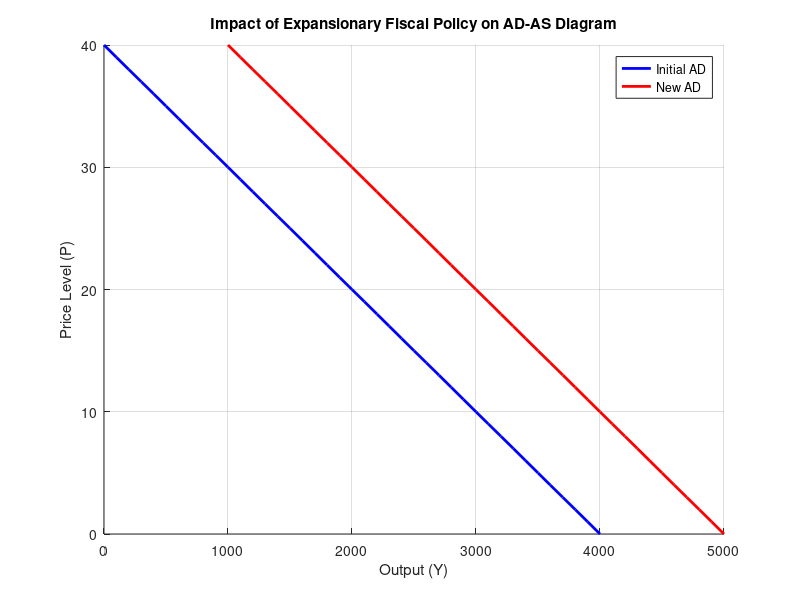

The MATLAB source for this figure:
% Given parameters
MPC = 0.8; % Marginal Propensity to Consume
delta_G = 200; % Increase in government spending (in billions)

% 1. Calculate the spending multiplier and total increase in GDP
multiplier = 1 / (1 - MPC); % Spending multiplier formula
delta_Y = multiplier * delta_G; % Total increase in GDP

% Display results
fprintf('Spending Multiplier: %.2f\n', multiplier);
fprintf('Total Increase in GDP: %.2f billion\n', delta_Y);

% 2. Define the initial and new AD equations
% Initial AD curve: Y = 4000 - 100P
% New AD curve: Y_new = Y_initial + delta_Y
P = 0:40; % Price level range
Y_initial = 4000 - 100 * P; % Initial AD curve
Y_new = Y_initial + delta_Y; % New AD curve after fiscal policy

% 3. Plot the AD-AS diagram
figure;
hold on;
plot(Y_initial, P, 'b', 'LineWidth', 2, 'DisplayName', 'Initial AD');
plot(Y_new, P, 'r', 'LineWidth', 2, 'DisplayName', 'New AD');

% Add labels and title
xlabel('Output (Y)');
ylabel('Price Level (P)');
title('Impact of Expansionary Fiscal Policy on AD-AS Diagram');
legend('show');
grid on;
hold off;

% 4. Explain the impact on unemployment
fprintf('\nImpact on Unemployment:\n');
fprintf('As output increases, the unemployment rate will decrease.\n');
fprintf('This is because higher output typically requires more labor, reducing unemployment.\n');
